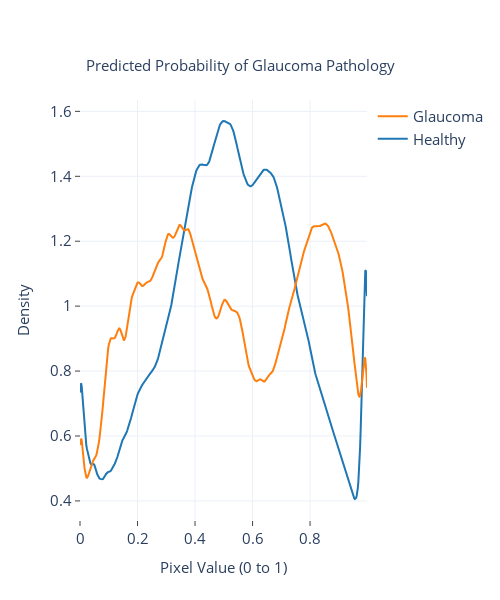

Notebook source saved alongside this figure:
### Code cell
px.line(data_frame=pixels_dist_normalized, x='value', y='Density', color='variable', color_discrete_sequence=['#1f77b4', '#ff7f0e'])

# Add title
fig.update_layout(width=500,
                  height=600,
                  title_text='Predicted Probability of Glaucoma Pathology',
                  title_y=0.9,
                  title_x=0.48,
                  plot_bgcolor='white',
                  template='plotly_white',
                  legend=dict(font=dict(size=15)),
                  title_font=dict(size=15))

fig.update_xaxes(title='Pixel Value (0 to 1)', title_font_size=15, tickfont_size=15, ticks='outside')
fig.update_yaxes(title='Density', title_font_size=15, tickfont_size=15, ticks='outside')

fig.show()

### Figure 1 — Plotly figure (JSON) as saved in the notebook; plotly's stock layout.template omitted (floating-point values rounded to 4 significant figures; data arrays with more than 128 entries replaced by an {"elided": "..."} marker saying what was removed)
{"data": [{"legendgroup": "Healthy", "marker": {"color": "#1f77b4"}, "mode": "lines", "name": "Healthy", "showlegend": true, "type": "scatter", "x": {"elided": "500 float values"}, "xaxis": "x", "y": {"elided": "500 float values"}, "yaxis": "y"}, {"legendgroup": "Glaucoma", "marker": {"color": "#ff7f0e"}, "mode": "lines", "name": "Glaucoma", "showlegend": true, "type": "scatter", "x": {"elided": "500 float values"}, "xaxis": "x", "y": {"elided": "500 float values"}, "yaxis": "y"}], "layout": {"barmode": "overlay", "height": 600, "hovermode": "closest", "legend": {"font": {"size": 15}, "traceorder": "reversed"}, "plot_bgcolor": "white", "title": {"font": {"size": 15}, "text": "Predicted Probability of Glaucoma Pathology", "x": 0.48, "y": 0.9}, "width": 500, "xaxis": {"anchor": "y2", "autorange": true, "domain": [0, 1], "range": [0, 0.998], "tickfont": {"size": 15}, "ticks": "outside", "title": {"font": {"size": 15}, "text": "Pixel Value (0 to 1)"}, "type": "linear", "zeroline": false}, "yaxis": {"anchor": "free", "autorange": true, "domain": [0, 1], "position": 0, "range": [0.3412, 1.635], "tickfont": {"size": 15}, "ticks": "outside", "title": {"font": {"size": 15}, "text": "Density"}, "type": "linear"}}}
